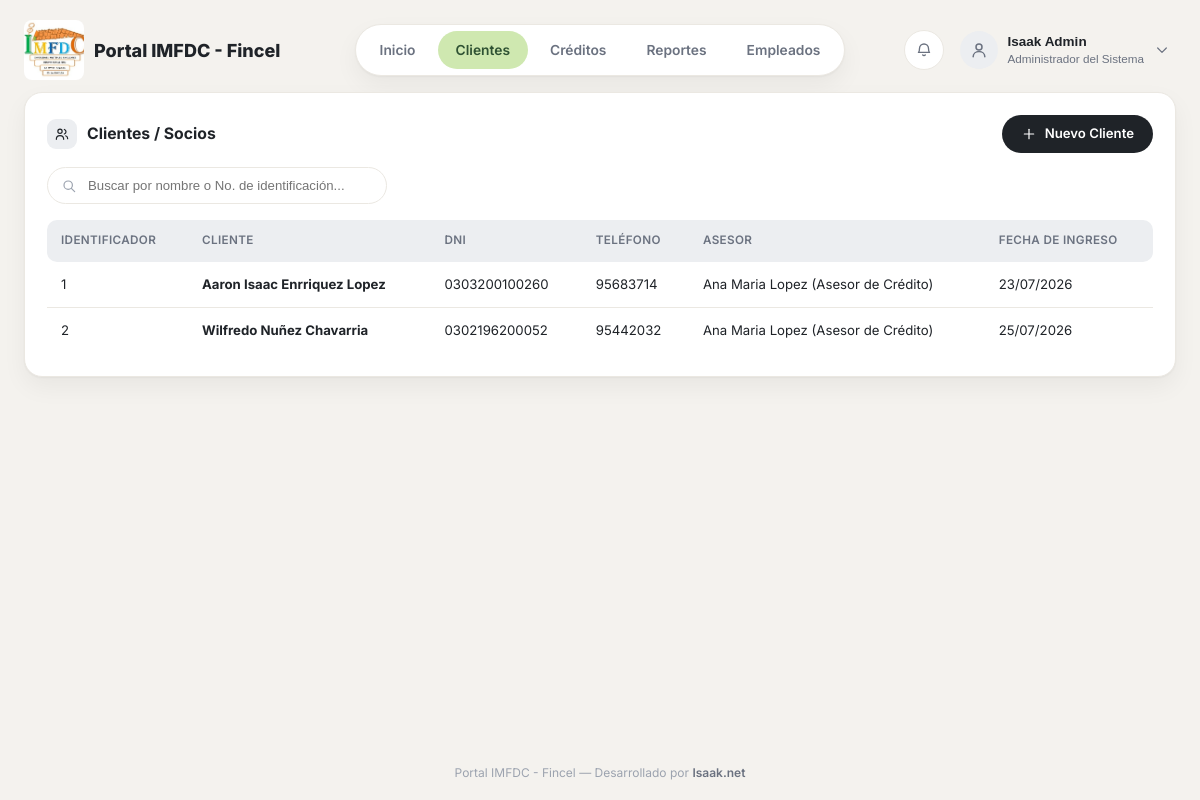
Screenshot of /financiera/clientes/ (signed in) with the database file from the repository.
### empleados/models.py (models this page shows, shortened)
class Empleado(models.Model):
    CARGO_ASESOR = 'ASESOR'
    CARGO_ANALISTA = 'ANALISTA'
    CARGO_GERENTE = 'GERENTE'
    CARGO_CAJERO = 'CAJERO'
    CARGO_ADMIN = 'ADMIN'
    CARGO_CHOICES = [
        (CARGO_ASESOR, 'Asesor de Crédito'),
        (CARGO_ANALISTA, 'Analista de Crédito'),
        (CARGO_GERENTE, 'Gerente / Comité de Crédito'),
        (CARGO_CAJERO, 'Cajero'),
        (CARGO_ADMIN, 'Administrador del Sistema'),
    ]
    CARGO_PERMISOS = {
        CARGO_ASESOR: {'crear_cliente', 'crear_credito'},
        CARGO_ANALISTA: {'crear_cliente', 'crear_credito', 'evaluar'},
        CARGO_GERENTE: {'evaluar', 'aprobar', 'rechazar'},
        CARGO_CAJERO: {'desembolsar', 'cobrar'},
        CARGO_ADMIN: {
            'crear_cliente', 'crear_credito', 'evaluar', 'aprobar',
            'rechazar', 'desembolsar', 'cobrar',
        },
    }
    user = models.OneToOneField(
        settings.AUTH_USER_MODEL,
        on_delete=models.SET_NULL,
        null=True,
        blank=True,
        related_name='empleado',
    )
    nombre = models.CharField(max_length=100)
    apellido = models.CharField(max_length=100)
    dni = models.CharField('DNI', max_length=20, unique=True, null=True, blank=True)
    cargo = models.CharField(max_length=20, choices=CARGO_CHOICES, default=CARGO_ASESOR)
    telefono = models.CharField(max_length=20, blank=True)
    correo = models.EmailField(blank=True)
    sucursal = models.CharField(max_length=100, blank=True)
    activo = models.BooleanField('Estado Activo', default=True)
    salario = models.DecimalField(max_digits=10, decimal_places=2, null=True, blank=True)
    created_at = models.DateTimeField(auto_now_add=True)
    update_at = models.DateTimeField(auto_now=True)
    class Meta:
        verbose_name = 'Empleado'
        verbose_name_plural = 'Empleados'
    def __str__(self):
        return f'{self.nombre} {self.apellido} ({self.get_cargo_display()})'

### financiera/models.py (models this page shows, shortened)
class Cliente(models.Model):
    TIPO_ID_IDENTIDAD = 'IDENTIDAD'
    TIPO_ID_CARNET_RESIDENCIA = 'CARNET_RESIDENCIA'
    TIPO_ID_PASAPORTE = 'PASAPORTE'
    TIPO_IDENTIFICACION_CHOICES = [
        (TIPO_ID_IDENTIDAD, 'Identidad'),
        (TIPO_ID_CARNET_RESIDENCIA, 'Carnet de Residencia'),
        (TIPO_ID_PASAPORTE, 'Pasaporte'),
    ]
    GENERO_FEMENINO = 'FEMENINO'
    GENERO_MASCULINO = 'MASCULINO'
    GENERO_CHOICES = [
        (GENERO_FEMENINO, 'Femenino'),
        (GENERO_MASCULINO, 'Masculino'),
    ]
    NACIONALIDAD_HONDURENA = 'HONDURENA'
    NACIONALIDAD_EXTRANJERA = 'EXTRANJERA'
    NACIONALIDAD_CHOICES = [
        (NACIONALIDAD_HONDURENA, 'Hondureña'),
        (NACIONALIDAD_EXTRANJERA, 'Extranjera'),
    ]
    ESTADO_CIVIL_SOLTERO = 'SOLTERO'
    ESTADO_CIVIL_CASADO = 'CASADO'
    ESTADO_CIVIL_DIVORCIADO = 'DIVORCIADO'
    ESTADO_CIVIL_UNION_LIBRE = 'UNION_LIBRE'
    ESTADO_CIVIL_CHOICES = [
        (ESTADO_CIVIL_SOLTERO, 'Soltero(a)'),
        (ESTADO_CIVIL_CASADO, 'Casado(a)'),
        (ESTADO_CIVIL_DIVORCIADO, 'Divorciado(a)'),
        (ESTADO_CIVIL_UNION_LIBRE, 'Unión libre'),
    ]
    TIPO_EMPRESA_PRIVADA = 'PRIVADA'
    TIPO_EMPRESA_PUBLICA = 'PUBLICA'
    TIPO_EMPRESA_ONG = 'ONG'
    TIPO_EMPRESA_CHOICES = [
        (TIPO_EMPRESA_PRIVADA, 'Empresa privada'),
        (TIPO_EMPRESA_PUBLICA, 'Empresa pública'),
        (TIPO_EMPRESA_ONG, 'ONG'),
    ]
    TIPO_EMPLEADO_INDEPENDIENTE = 'INDEPENDIENTE'
    TIPO_EMPLEADO_PROPIETARIO = 'PROPIETARIO'
    TIPO_EMPLEADO_COMERCIANTE = 'COMERCIANTE'
    TIPO_EMPLEADO_CHOICES = [
        (TIPO_EMPLEADO_INDEPENDIENTE, 'Profesional independiente'),
        (TIPO_EMPLEADO_PROPIETARIO, 'Propietario'),
        (TIPO_EMPLEADO_COMERCIANTE, 'Comerciante individual'),
    ]
    RANGO_SALARIO_CHOICES = [
        ('RANGO_1', 'L 0 – L 8,500.00'),
        ('RANGO_2', 'L 8,501.00 – L 26,500.00'),
        ('RANGO_3', 'L 26,501.00 – L 54,000.00'),
        ('RANGO_4', 'L 54,001.00 – L 108,000.00'),
        ('RANGO_5', 'L 108,001.00 – L 150,000.00'),
        ('RANGO_6', 'L 150,001.00 – L 200,000.00'),
        ('RANGO_7', 'L 200,001.00 en adelante'),
    ]
    primer_nombre = models.CharField(max_length=75)
    segundo_nombre = models.CharField(max_length=75, blank=True)
    primer_apellido = models.CharField(max_length=75)
    segundo_apellido = models.CharField(max_length=75, blank=True)
    fecha_nacimiento = models.DateField()
    lugar_nacimiento = models.CharField(max_length=150)
    tipo_identificacion = models.CharField(max_length=20, choices=TIPO_IDENTIFICACION_CHOICES, default=TIPO_ID_IDENTIDAD)
    numero_identificacion = models.CharField('No. de Identificación', max_length=20, unique=True, db_index=True)
    genero = models.CharField(max_length=10, choices=GENERO_CHOICES)
    nacionalidad = models.CharField(max_length=15, choices=NACIONALIDAD_CHOICES)
    profesion_ocupacion_oficio = models.CharField('Profesión / Ocupación / Oficio', max_length=150)
    telefono_fijo = models.CharField(max_length=20, blank=True)
    celular = models.CharField(max_length=20)
    email_personal = models.EmailField(blank=True)
    direccion_colonia_barrio = models.CharField('Colonia / Barrio / Aldea', max_length=150)
    calle_avenida = models.CharField('Calle / Avenida', max_length=150)
    numero_casa = models.CharField('No. de Casa', max_length=30, blank=True)
    punto_referencia = models.CharField(max_length=255, blank=True)
    municipio = models.CharField(max_length=100)
    departamento = models.CharField(max_length=100)
    pais = models.CharField(max_length=100, default='Honduras')
    estado_civil = models.CharField(max_length=15, choices=ESTADO_CIVIL_CHOICES)
    numero_dependientes = models.PositiveIntegerField(default=0)
    nombre_conyuge = models.CharField(max_length=150, blank=True)
    conyuge_telefono_fijo = models.CharField(max_length=20, blank=True)
    conyuge_celular = models.CharField(max_length=20, blank=True)
    conyuge_empresa = models.CharField('Empresa donde labora el cónyuge', max_length=150, blank=True)
    ref1_nombre = models.CharField('Referencia 1 - Nombre completo', max_length=150)
    ref1_telefono_fijo = models.CharField('Referencia 1 - Teléfono fijo', max_length=20, blank=True)
    ref1_celular = models.CharField('Referencia 1 - Celular', max_length=20)
    ref2_nombre = models.CharField('Referencia 2 - Nombre completo', max_length=150, blank=True)
    ref2_telefono_fijo = models.CharField('Referencia 2 - Teléfono fijo', max_length=20, blank=True)
    ref2_celular = models.CharField('Referencia 2 - Celular', max_length=20, blank=True)
    tipo_empresa = models.CharField(max_length=15, choices=TIPO_EMPRESA_CHOICES)
    tipo_empleado = models.CharField(max_length=15, choices=TIPO_EMPLEADO_CHOICES)
    empresa_nombre = models.CharField('Nombre de la empresa en la que labora', max_length=150)
    empresa_fecha_ingreso = models.DateField()
    empresa_anios_laborando = models.DecimalField(
        'Años laborando', max_digits=4, decimal_places=1, validators=[VALOR_NO_NEGATIVO]
    )
    cargo_actual = models.CharField(max_length=100)
    empresa_telefono = models.CharField(max_length=20)
    empresa_email = models.EmailField(blank=True)
    empresa_direccion = models.CharField(max_length=255)
    empresa_ciudad = models.CharField(max_length=100)
    empresa_municipio = models.CharField(max_length=100)
    empresa_departamento = models.CharField(max_length=100)
    gerente_rrhh_nombre = models.CharField('Nombre del Gerente / Jefe de Recursos Humanos', max_length=150, blank=True)
    jefe_inmediato_nombre = models.CharField('Nombre del Jefe inmediato', max_length=150, blank=True)
    actividad_economica = models.CharField('Actividad Económica / Negocio', max_length=150, blank=True)
    ingresos_mensuales = models.DecimalField(
        'Ingreso Mensual', max_digits=12, decimal_places=2, default=0, validators=[VALOR_NO_NEGATIVO]
    )
    rango_salario = models.CharField(max_length=10, choices=RANGO_SALARIO_CHOICES)
    asesor = models.ForeignKey(
        Empleado, on_delete=models.SET_NULL, null=True, blank=True, related_name='clientes'
    )
    created_at = models.DateTimeField(auto_now_add=True)
    updated_at = models.DateTimeField(auto_now=True)
    class Meta:
        verbose_name = 'Cliente'
        verbose_name_plural = 'Clientes'
    @property
    def nombre_completo(self):
        partes = [self.primer_nombre, self.segundo_nombre, self.primer_apellido, self.segundo_apellido]
        return ' '.join(parte for parte in partes if parte)

### financiera/views.py (the view)
# urls.py: path('clientes/', views.clientes_lista, name='clientes_lista'),
@login_required
def clientes_lista(request):
    q = request.GET.get('q', '').strip()
    clientes_qs = Cliente.objects.select_related('asesor').order_by('primer_apellido', 'primer_nombre')
    if q:
        clientes_qs = clientes_qs.filter(
            Q(primer_nombre__icontains=q) | Q(segundo_nombre__icontains=q) |
            Q(primer_apellido__icontains=q) | Q(segundo_apellido__icontains=q) |
            Q(numero_identificacion__icontains=q)
        )
    page_obj = Paginator(clientes_qs, REGISTROS_POR_PAGINA).get_page(request.GET.get('page'))
    return render(request, 'financiera/clientes_lista.html', {'clientes': page_obj, 'page_obj': page_obj, 'q': q})

### empleados/context_processors.py (called while the page is built)
def notificaciones(request):
    if not request.user.is_authenticated:
        return {}
    empleado = getattr(request.user, 'empleado', None)
    if empleado is None:
        return {}
    return {
        'notificaciones_recientes': empleado.notificaciones.all()[:8],
        'notificaciones_no_leidas': empleado.notificaciones.filter(leida=False).count(),
    }

### financiera/templates/financiera/clientes_lista.html (shortened to what this page needs)
{% extends 'base.html' %}
{% block content %}
<div class="card">
    <div class="card-actions-row">
        <div class="card-title" style="margin-bottom: 0;">
            <span class="icon-badge-sm">{% include 'partials/_icon.html' with name='users' size=16 %}</span>
            Clientes / Socios
        </div>
        <a href="{% url 'financiera:cliente_crear' %}" class="btn btn-dark">
            {% include 'partials/_icon.html' with name='plus' size=16 %}Nuevo Cliente
        </a>
    </div>
    <form method="GET" class="search-form">
        <span class="search-icon">{% include 'partials/_icon.html' with name='search' size=16 %}</span>
        <input type="search" name="q" value="{{ q }}" placeholder="Buscar por nombre o No. de identificación...">
    </form>
    {% if clientes %}
        <div class="table-wrap">
        <table class="data-table">
            <thead>
                <tr>
                    <th>Identificador</th>
                    <th>Cliente</th>
                    <th>DNI</th>
                    <th>Teléfono</th>
                    <th>Asesor</th>
                    <th>Fecha de Ingreso</th>
                </tr>
            </thead>
            <tbody>
                {% for cliente in clientes %}
                    <tr>
                        <td>{{ page_obj.start_index|add:forloop.counter0 }}</td>
                        <td><a class="link" href="{% url 'financiera:cliente_detalle' cliente.pk %}">{{ cliente.nombre_completo }}</a></td>
                        <td>{{ cliente.numero_identificacion }}</td>
                        <td>{{ cliente.celular|default:'—' }}</td>
                        <td>{{ cliente.asesor|default:'—' }}</td>
                        <td>{{ cliente.created_at|date:'d/m/Y' }}</td>
                    </tr>
                {% endfor %}
            </tbody>
        </table>
        </div>
    {% else %}
        <p class="empty-state">{% if q %}No se encontraron clientes para "{{ q }}".{% else %}No hay clientes registrados aún.{% endif %}</p>
    {% endif %}
</div>
{% endblock %}

### templates/base.html (shortened to what this page needs)
{% load static %}
<!DOCTYPE html>
<html lang="es">
<head>
    <link rel="stylesheet" href="{% static 'css/dashboard.css' %}">
</head>
<body>
{% if user.is_authenticated %}
<header class="topbar">
    <div class="brand">
        <img class="brand-logo" src="{% static 'img/logo.jpg' %}" alt="IMFDC - Fincel">
        Portal IMFDC - Fincel
    </div>
    <nav class="nav-pill">
        <a href="{% url 'home' %}" class="{% if request.path == '/' %}active{% endif %}">Inicio</a>
        <a href="{% url 'financiera:clientes_lista' %}" class="{% if '/financiera/clientes' in request.path %}active{% endif %}">Clientes</a>
        <a href="{% url 'financiera:prestamos_lista' %}" class="{% if '/financiera/prestamos' in request.path %}active{% endif %}">Créditos</a>
        <a href="{% url 'financiera:reportes_index' %}" class="{% if '/financiera/reportes' in request.path %}active{% endif %}">Reportes</a>
        <a href="{% url 'lista' %}" class="{% if '/empleados/' in request.path %}active{% endif %}">Empleados</a>
    </nav>
    <div class="topbar-right">
        <div class="user-menu">
            <button type="button" class="icon-btn" id="notif-trigger" style="position: relative;" title="Notificaciones">
            </button>
        </div>
        <div class="user-menu">
            <button type="button" class="user-trigger" id="user-trigger">
                <span class="user-avatar">{% include 'partials/_icon.html' with name='user' size=20 %}</span>
                <span class="user-info">
                    <span class="name">{% if request.user.empleado %}{{ request.user.empleado.nombre }} {{ request.user.empleado.apellido }}{% else %}{{ request.user.username }}{% endif %}</span>
                    <span class="role">{% if request.user.empleado %}{{ request.user.empleado.get_cargo_display }}{% else %}Administrador{% endif %}</span>
                </span>
                <span class="user-chevron">{% include 'partials/_icon.html' with name='chevron-down' size=16 %}</span>
            </button>
        </div>
    </div>
</header>
{% endif %}
<main class="page-shell">
    {% block content %}{% endblock %}
</main>
<footer class="site-footer">
    Portal IMFDC - Fincel &mdash; Desarrollado por <a href="https://isaak.net" target="_blank">Isaak.net</a>
</footer>
</body>
</html>

### rows the page displays
Cliente: start_index|add "1", nombre_completo "Aaron Isaac Enrriquez Lopez", numero_identificacion "0303200100260", celular "95683714", asesor "Ana Maria Lopez (Asesor de Crédito)", created_at "23/07/2026"
Cliente: start_index|add "2", nombre_completo "Wilfredo Nuñez Chavarria", numero_identificacion "0302196200052", celular "95442032", asesor "Ana Maria Lopez (Asesor de Crédito)", created_at "25/07/2026"

### other values shown
{{ request.user.empleado.nombre }} "Isaak"
{{ request.user.empleado.apellido }} "Admin"
{{ request.user.empleado.get_cargo_display }} "Administrador del Sistema"
